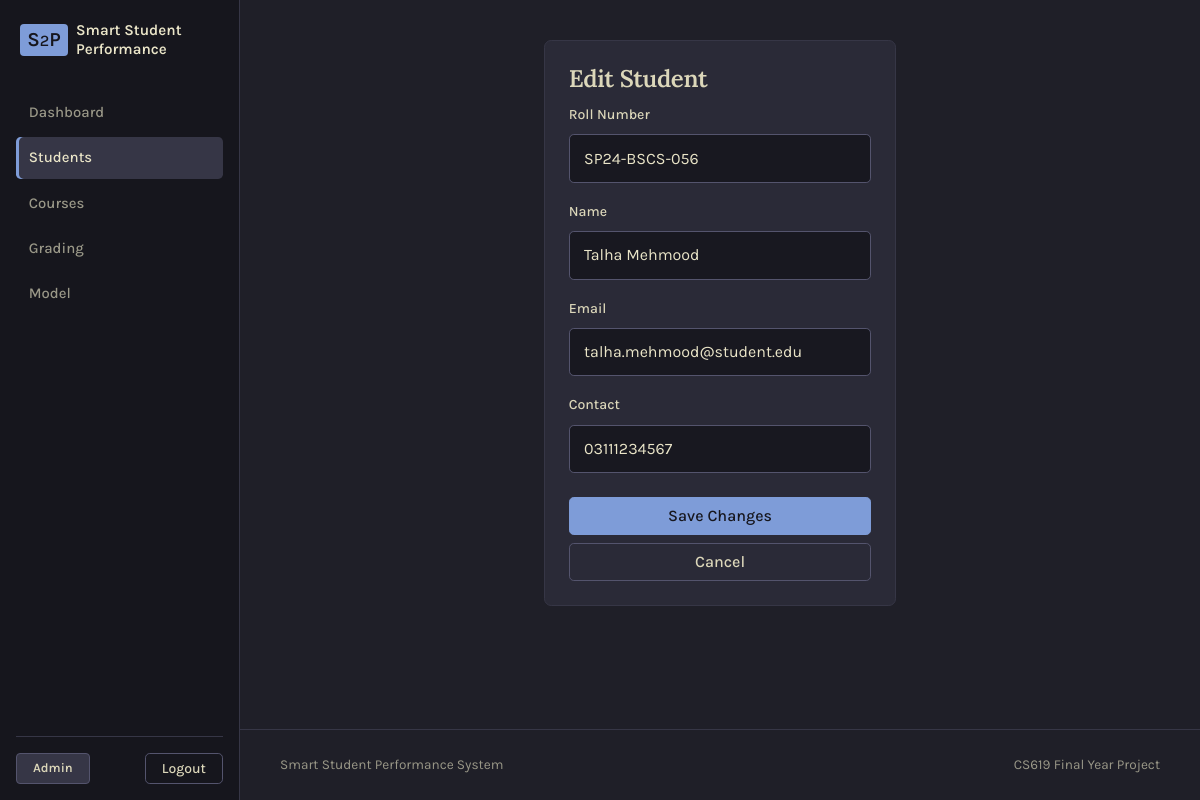
The page /admin/students/12/edit (signed in) on the database its author committed.
### app/models.py (models this page shows)
class Student(db.Model):
    id = db.Column(db.Integer, primary_key=True)
    roll_number = db.Column(db.String(20), unique=True, nullable=False)
    name = db.Column(db.String(100), nullable=False)
    email = db.Column(db.String(120), unique=True, nullable=False)
    contact = db.Column(db.String(20), nullable=False)
    enrollments = db.relationship(
        "Enrollment", backref="student", cascade="all, delete-orphan"
    )
    marks = db.relationship("Marks", backref="student", cascade="all, delete-orphan")
    attendance_records = db.relationship(
        "Attendance", backref="student", cascade="all, delete-orphan"
    )
    predictions = db.relationship(
        "Prediction", backref="student", cascade="all, delete-orphan"
    )

### app/routes.py (the view, shortened to what this page needs)
@main.route("/admin/students/<int:student_id>/edit", methods=["GET", "POST"])
@login_required
@role_required(ROLE_ADMIN)
def admin_edit_student(student_id):
    student = Student.query.get(student_id)
    if student is None:
        flash("Student not found.", "danger")
        return redirect(url_for("main.admin_students"))
    return render_template("admin_edit_student.html", student=student)

### app/routes.py (called while the page is built)
def login_required(view):
    @wraps(view)
    def wrapped_view(*args, **kwargs):
        if "user_id" not in session:
            flash("Please log in to continue.", "warning")
            return redirect(url_for("main.login"))
        return view(*args, **kwargs)
    return wrapped_view

def role_required(*allowed_roles):
    def decorator(view):
        @wraps(view)
        def wrapped_view(*args, **kwargs):
            if "role" not in session or session["role"] not in allowed_roles:
                flash("You do not have permission to access this page.", "danger")
                return redirect(url_for("main.index"))
            return view(*args, **kwargs)
        return wrapped_view
    return decorator

### app/templates/admin_edit_student.html (shortened to what this page needs)
{% extends 'base.html' %}
{% block content %}
  <div class="row justify-content-center">
    <div class="col-lg-5">
      <div class="surface-card p-4 shadow-md">
        <h1 class="h4 fw-semibold">Edit Student</h1>
        <form method="POST">
          <div class="mb-3">
            <label class="form-label" for="roll_number">Roll Number</label>
            <input class="form-control form-control-soft"
                   type="text"
                   name="roll_number"
                   id="roll_number"
                   value="{{ student.roll_number }}"
                   required />
          </div>
          <div class="mb-3">
            <label class="form-label" for="name">Name</label>
            <input class="form-control form-control-soft"
                   type="text"
                   name="name"
                   id="name"
                   value="{{ student.name }}"
                   required />
          </div>
          <div class="mb-3">
            <label class="form-label" for="email">Email</label>
            <input class="form-control form-control-soft"
                   type="email"
                   name="email"
                   id="email"
                   value="{{ student.email }}"
                   required />
          </div>
          <div class="mb-4">
            <label class="form-label" for="contact">Contact</label>
            <input class="form-control form-control-soft"
                   type="text"
                   name="contact"
                   id="contact"
                   value="{{ student.contact }}"
                   required />
          </div>
          <button class="btn btn-primary w-100 mb-2" type="submit">Save Changes</button>
          <a class="btn btn-outline-secondary w-100"
             href="{{ url_for('main.admin_students') }}">Cancel</a>
        </form>
      </div>
    </div>
  </div>
{% endblock %}

### app/static/CSS/style.css (style rules this page uses)
:root { --bg-base: #1f1f28; --bg-navbar: #16161d; --bg-surface: #2a2a37; --bg-input: #181820; --bg-hover: #363646; --border-subtle: #363646; --border-input: #54546d; --border-hover: #938aa9; --text-primary: #dcd7ba; --text-bright: #eae5c8; --text-muted: #9a9888; --accent: #7e9cd8; --accent-hover: #6c8bc9; --accent-danger: #e46876; --accent-success: #98bb6c; --accent-warning: #e6c384; --radius-sm: 0.25rem; --radius-md: 0.3rem; --radius-lg: 0.4rem; --radius-xl: 0.45rem; }
html { color-scheme: dark; }
body { min-height: 100vh; font-family: "Karla", system-ui, -apple-system, "Segoe UI", sans-serif; font-size: 0.97rem; line-height: 1.6; color: var(--text-primary); background: var(--bg-base); -webkit-font-smoothing: antialiased; }
.app-shell { display: flex; flex-direction: column; }
a { color: var(--accent); text-decoration: none; }
.surface-card { background: var(--bg-surface); border: 1px solid var(--border-subtle); border-radius: var(--radius-xl); color: var(--text-primary); box-shadow: none !important; }
h1, h2, h3, h4, h5, h6 { color: var(--text-bright); font-weight: 600; letter-spacing: -0.015em; line-height: 1.25; }
h1, h2 { font-family: "Lora", Georgia, serif; }
.form-label { color: var(--text-primary); font-size: 0.88rem; font-weight: 500; }
.form-control-soft { background-color: var(--bg-input); color: var(--text-bright); border: 1px solid var(--border-input); border-radius: var(--radius-md); padding: 0.7rem 0.9rem; transition: border-color 0.12s ease; }
.form-control-soft::placeholder { color: var(--text-muted); opacity: 1; }
.btn { border-radius: var(--radius-md); font-weight: 500; transition: background-color 0.12s ease, border-color 0.12s ease, color 0.12s ease; }
.btn-primary { background: var(--accent); border-color: var(--accent); color: var(--bg-navbar); }
.btn-outline-secondary { border-color: var(--border-input); color: var(--text-primary); }
@media (min-width: 992px) { body:has(.app-navbar .gap-1) { padding-left: 15rem; } }

### rows shown on the page
Student: roll_number "SP24-BSCS-056", name "Talha Mehmood", email "talha.mehmood@student.edu", contact "03111234567"

### other values the page prints
{{ session.get("role").capitalize() }} "Admin"
